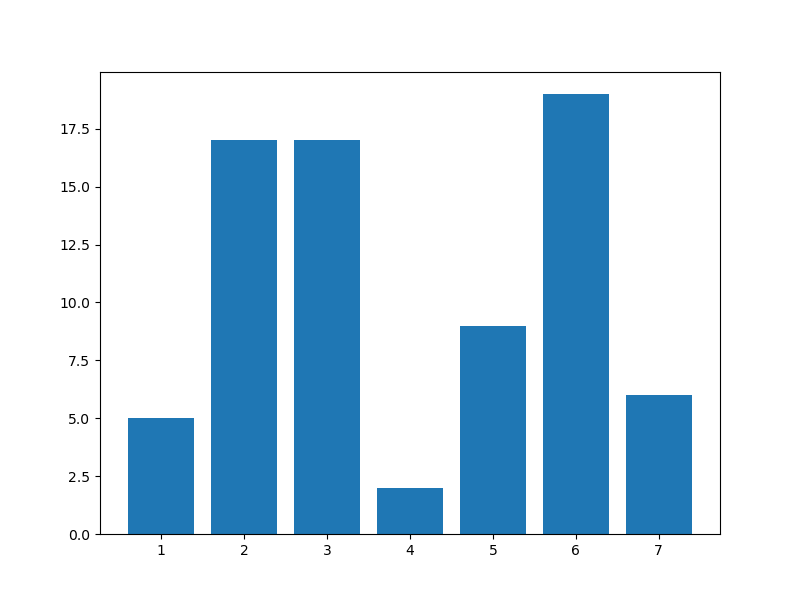

Write Python code to recreate this figure.
import numpy as np
import matplotlib.pyplot as plt

x = np.arange(1, 8)
y = np.random.randint(1, 20, size = 7)

fig, ax = plt.subplots()

ax.bar(x, y)

ax.set_facecolor('white')
fig.set_facecolor('white')

fig.set_figwidth(8)
fig.set_figheight(6)

plt.savefig("01_BAR")

plt.show()